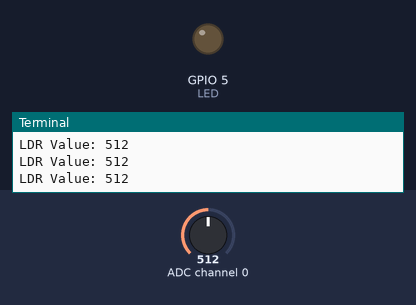
The program below on a simulated Raspberry Pi (BCM pin numbers). Shown: output pins drawn as LEDs (lit = HIGH), the last lines printed to the terminal. The inputs (shaded band) are chosen by the test bench; at power-on: ADC channel 0 = 512 (analog values on the 0–1023 scale).

Above: at 1.2 s.
1.3 s: ADC channel 0 set to 497
At 3.2 s:
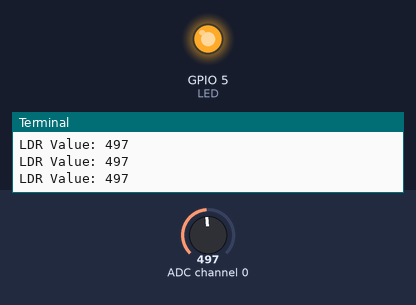
3.5 s: ADC channel 0 set to 522
At 4.9 s:
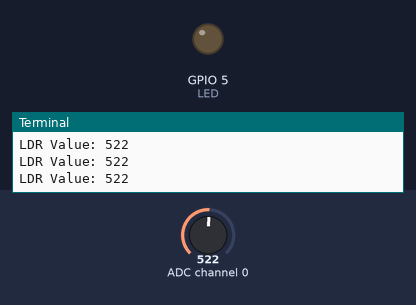
5.5 s: ADC channel 0 set to 511
At 6.5 s:
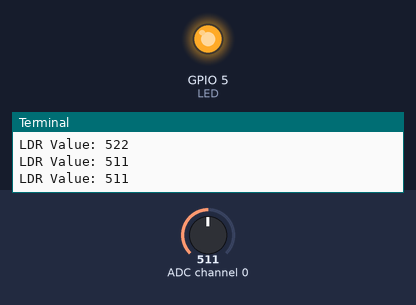
Timing chart, 0 to 8.5 s (numbered marks = the images above; inputs shaded):
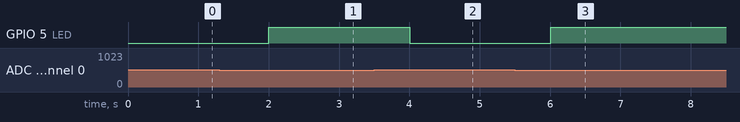

The program:

LDR.py
```python
import RPi.GPIO as GPIO

LED = 5
import spidev
import time

spi = spidev.SpiDev()

GPIO.setmode(GPIO.BCM)
GPIO.setup(LED, GPIO.OUT)

spi.open(0,0)


spi.max_speed_hz = 100000


def analog_read(channel):

    ret = spi.xfer2([1,(8+channel) << 4,0])
    adc_out = ((ret[1] & 3) << 8) + ret[2]
    return adc_out

try:
    while True:
        ldr_value = analog_read(0)
        print("LDR Value: %d" % ldr_value)
        time.sleep(0.5)
        if(ldr_value < 512):
            GPIO.output(LED, GPIO.HIGH)
        if(ldr_value > 512):
            GPIO.output(LED, GPIO.LOW)


finally:
    spi.close()
```

Measured:
- the behaviour switches between 512 and 511 on ADC channel 0 (found by bisection; images 0 and 1)
- after the input at 1.3 s, GPIO 5 (LED): LOW → HIGH after 0.70 s
- after the input at 3.5 s, GPIO 5 (LED): HIGH → LOW after 0.50 s
- after the input at 5.5 s, GPIO 5 (LED): LOW → HIGH after 0.51 s
